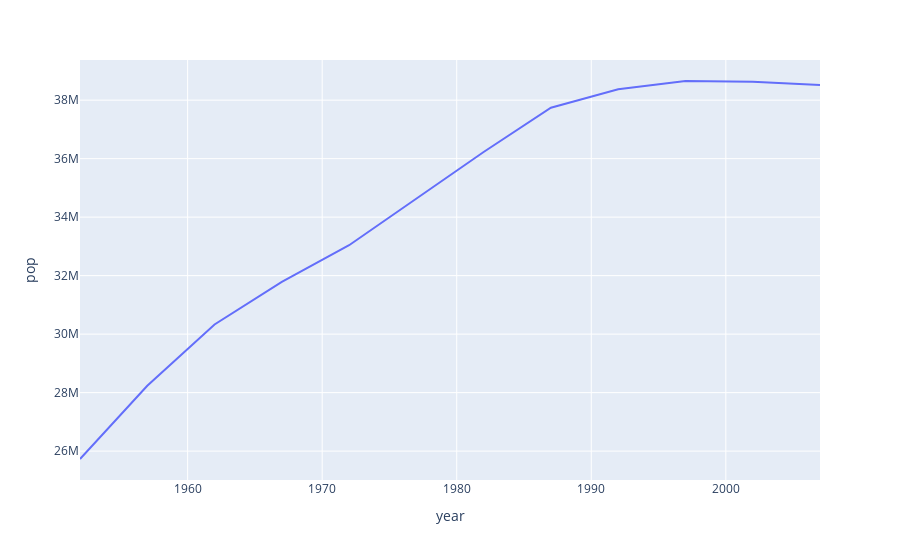

The code cell stored with this chart in its notebook:
### Markdown cell above
Create line chart with information about population of Poland by year.

### Code cell
fig_line = px.line(data_frame= data[data.country == 'Poland'],
        x = 'year',
        y = 'pop',)
fig_line.show()

### Figure 1 — Plotly figure (JSON) as saved in the notebook; plotly's stock layout.template omitted (floating-point values rounded to 4 significant figures)
{"data": [{"hovertemplate": "year=%{x}<br>pop=%{y}<extra></extra>", "legendgroup": "", "line": {"color": "#636efa", "dash": "solid"}, "mode": "lines", "name": "", "orientation": "v", "showlegend": false, "type": "scatter", "x": [1952, 1957, 1962, 1967, 1972, 1977, 1982, 1987, 1992, 1997, 2002, 2007], "xaxis": "x", "y": [25730551, 28235346, 30329617, 31785378, 33039545, 34621254, 36227381, 37740710, 38370697, 38654957, 38625976, 38518241], "yaxis": "y"}], "layout": {"legend": {"tracegroupgap": 0}, "margin": {"t": 60}, "xaxis": {"anchor": "y", "domain": [0, 1], "title": {"text": "year"}}, "yaxis": {"anchor": "x", "domain": [0, 1], "title": {"text": "pop"}}}}
